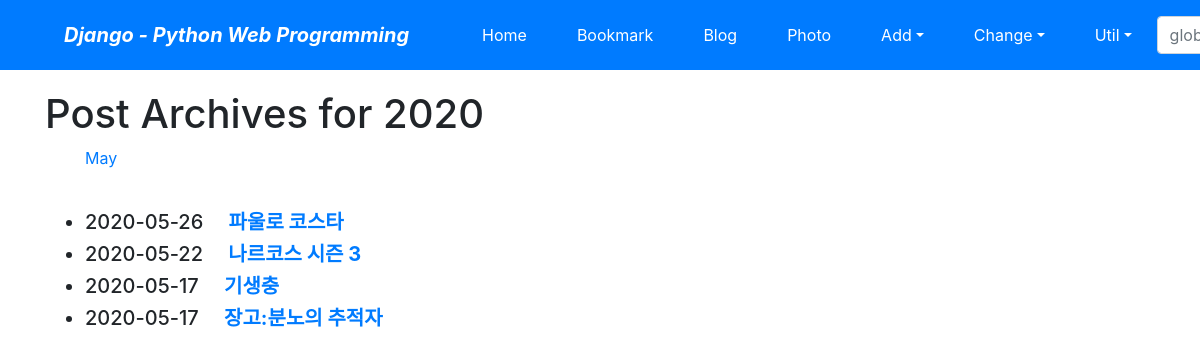
Screenshot of /blog/archive/2020/ with the database file from the repository.
### blog/models.py (models this page shows, shortened)
class Post(models.Model):
    title = models.CharField(verbose_name='TITLE', max_length=50)
    slug = models.SlugField(
        'SLUG', unique=True, allow_unicode=True, help_text='one word for title alias')
    description = models.CharField(
        'DESCRIPTION', max_length=100, blank=True, help_text='simple description text')
    content = models.TextField('CONTENT')
    create_dt = models.DateTimeField('CREATE DATE', auto_now_add=True)
    modify_dt = models.DateTimeField('MODIFY DATE', auto_now=True)
    tags = TaggableManager(blank=True)
    owner = models.ForeignKey(
        User, on_delete=models.CASCADE, verbose_name='OWNER', blank=True, null=True)
    class Meta:
        verbose_name = 'post'
        verbose_name_plural = 'posts'
        db_table = 'blog_posts'
        ordering = ('-modify_dt',)
    def get_absolute_url(self):
        return reverse("blog:post_detail", args=(self.slug,))

### blog/views.py (the view)
# urls.py: path('archive/<int:year>/', views.PostYAV.as_view(), name='post_year_archive'),
class PostYAV(YearArchiveView):
    model = Post
    date_field = 'modify_dt'
    make_object_list = True

### blog/templates/blog/post_archive_year.html (shortened to what this page needs)
{% extends 'base.html' %}
{% block content %}
    <h1>Post Archives for
        {{ year|date:"Y" }}</h1>
    <ul>
        {% for date in date_list %}
            <li style="display: inline;">
                <a href="{% url 'blog:post_month_archive' year|date:'Y' date|date:'b' %}">
                    {{ date|date:"F" }}</a >
            </li>
        {% endfor %}
    </ul>
    <br/>
    <div>
        <ul>
            {% for post in object_list %}
                <li class="h5">
                    {{ post.modify_dt|date:"Y-m-d"}}&emsp;
                    <a href="{{ post.get_absolute_url }}">
                        <strong>{{ post.title }}</strong>
                    </a >
                </li>
            {% endfor %}
        </ul>
    </div>
{% endblock %}

### rows the page displays
Post: modify_dt "2020-05-26", title "파울로 코스타"
Post: modify_dt "2020-05-22", title "나르코스 시즌 3"
Post: modify_dt "2020-05-17", title "기생충"
Post: modify_dt "2020-05-17", title "장고:분노의 추적자"

### other values shown
{{ year|date:"Y" }} "2020"
{{ date|date:"F" }} "May"
